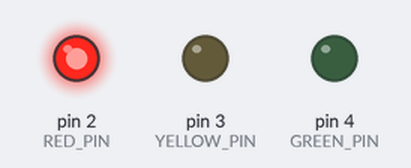
Bench run of a sketch on a simulated Arduino Uno, built with avr-gcc and run on an emulated ATmega328P. On the bench: output pins drawn as LEDs (lit = HIGH).

Above: at 1.5 s.
At 3.5 s:
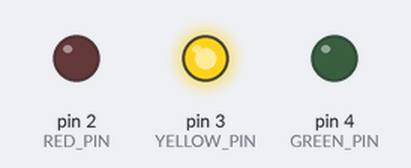
At 5.5 s:
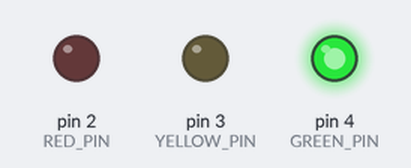
Timing chart, 0 to 10.4 s (numbered marks = the images above):
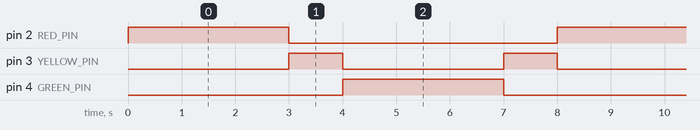

The sketch:

02-traffic-light.ino
```cpp
/*
 * Project 02: Traffic Light
 *
 * What this does: cycles through red, yellow, and green LEDs
 *                 just like a real traffic light.
 *
 * Parts needed:
 *   - 1 × red LED
 *   - 1 × yellow LED
 *   - 1 × green LED
 *   - 3 × resistor (220 ohm — red, red, brown, gold stripes)
 *   - jumper wires
 *
 * Written for children — every line is explained!
 */

#define RED_PIN    2   // red LED is connected to pin 2
#define YELLOW_PIN 3   // yellow LED is connected to pin 3
#define GREEN_PIN  4   // green LED is connected to pin 4

// setup() runs once when the Arduino turns on
void setup() {
  // Tell Arduino that all three pins will send electricity OUT
  pinMode(RED_PIN, OUTPUT);
  pinMode(YELLOW_PIN, OUTPUT);
  pinMode(GREEN_PIN, OUTPUT);
}

// A helper function to turn ALL lights off at once
// We call this before turning on each new light
void allOff() {
  digitalWrite(RED_PIN, LOW);    // turn red OFF
  digitalWrite(YELLOW_PIN, LOW); // turn yellow OFF
  digitalWrite(GREEN_PIN, LOW);  // turn green OFF
}

// loop() runs over and over, forever
void loop() {
  // --- RED: stop! ---
  allOff();                       // make sure everything is off first
  digitalWrite(RED_PIN, HIGH);    // turn red ON
  delay(3000);                    // stay red for 3 seconds

  // --- YELLOW: get ready to go ---
  allOff();                       // turn everything off before switching
  digitalWrite(YELLOW_PIN, HIGH); // turn yellow ON
  delay(1000);                    // stay yellow for 1 second

  // --- GREEN: go! ---
  allOff();                       // turn everything off before switching
  digitalWrite(GREEN_PIN, HIGH);  // turn green ON
  delay(3000);                    // stay green for 3 seconds

  // --- YELLOW again: get ready to stop ---
  allOff();                       // turn everything off before switching
  digitalWrite(YELLOW_PIN, HIGH);
  delay(1000);                    // stay yellow for 1 second

  // now loop() starts again — red, yellow, green, yellow, red...
}
```

Measured:
- by itself, pin 2 (RED_PIN), pin 4 (GREEN_PIN): alternates HIGH for 3.0 s and LOW for 5.0 s
- by itself, pin 3 (YELLOW_PIN): alternates HIGH for 1.0 s and LOW for 3.0 s
- by itself, everything shown: repeats every 8.0 s, in 4 steps
